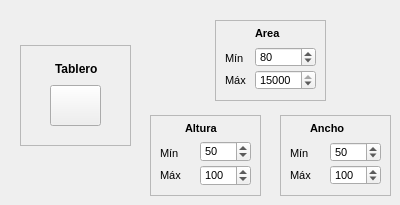
    <widget class="QWidget" name="tab_6">
     <attribute name="title">
      <string>Entrenamiento Tablero</string>
     </attribute>
     <widget class="QFrame" name="frame_16">
      <property name="geometry">
       <rect>
        <x>20</x>
        <y>45</y>
        <width>111</width>
        <height>101</height>
       </rect>
      </property>
      <property name="frameShape">
       <enum>QFrame::StyledPanel</enum>
      </property>
      <property name="frameShadow">
       <enum>QFrame::Plain</enum>
      </property>
      <widget class="QLabel" name="label_40">
       <property name="geometry">
        <rect>
         <x>35</x>
         <y>15</y>
         <width>51</width>
         <height>17</height>
        </rect>
       </property>
       <property name="font">
        <font>
         <weight>75</weight>
         <bold>true</bold>
        </font>
       </property>
       <property name="text">
        <string>Tablero</string>
       </property>
      </widget>
      <widget class="QPushButton" name="trainCorner">
       <property name="geometry">
        <rect>
         <x>30</x>
         <y>40</y>
         <width>51</width>
         <height>41</height>
        </rect>
       </property>
       <property name="text">
        <string/>
       </property>
       <property name="icon">
        <iconset>
         <normaloff>corner.svg</normaloff>corner.svg</iconset>
       </property>
       <property name="iconSize">
        <size>
         <width>20</width>
         <height>20</height>
        </size>
       </property>
      </widget>
     </widget>
     <widget class="QFrame" name="frame_25">
      <property name="geometry">
       <rect>
        <x>150</x>
        <y>115</y>
        <width>111</width>
        <height>81</height>
       </rect>
      </property>
      <property name="frameShape">
       <enum>QFrame::StyledPanel</enum>
      </property>
      <property name="frameShadow">
       <enum>QFrame::Plain</enum>
      </property>
      <widget class="QLabel" name="label_58">
       <property name="geometry">
        <rect>
         <x>10</x>
         <y>30</y>
         <width>31</width>
         <height>17</height>
        </rect>
       </property>
       <property name="font">
        <font>
         <pointsize>8</pointsize>
        </font>
       </property>
       <property name="text">
        <string>Mín</string>
       </property>
      </widget>
      <widget class="QLabel" name="label_59">
       <property name="geometry">
        <rect>
         <x>10</x>
         <y>50</y>
         <width>31</width>
         <height>20</height>
        </rect>
       </property>
       <property name="font">
        <font>
         <pointsize>8</pointsize>
        </font>
       </property>
       <property name="text">
        <string>Máx</string>
       </property>
      </widget>
      <widget class="QLabel" name="label_60">
       <property name="geometry">
        <rect>
         <x>35</x>
         <y>5</y>
         <width>51</width>
         <height>17</height>
        </rect>
       </property>
       <property name="font">
        <font>
         <pointsize>8</pointsize>
         <weight>75</weight>
         <bold>true</bold>
        </font>
       </property>
       <property name="text">
        <string>Altura</string>
       </property>
      </widget>
      <widget class="QSpinBox" name="hMinTab">
       <property name="geometry">
        <rect>
         <x>50</x>
         <y>26</y>
         <width>51</width>
         <height>21</height>
        </rect>
       </property>
       <property name="font">
        <font>
         <pointsize>8</pointsize>
        </font>
       </property>
       <property name="maximum">
        <number>1000</number>
       </property>
       <property name="value">
        <number>50</number>
       </property>
      </widget>
      <widget class="QSpinBox" name="hMaxTab">
       <property name="geometry">
        <rect>
         <x>50</x>
         <y>50</y>
         <width>51</width>
         <height>21</height>
        </rect>
       </property>
       <property name="font">
        <font>
         <pointsize>8</pointsize>
        </font>
       </property>
       <property name="maximum">
        <number>1000</number>
       </property>
       <property name="value">
        <number>100</number>
       </property>
      </widget>
     </widget>
     <widget class="QFrame" name="frame_26">
      <property name="geometry">
       <rect>
        <x>280</x>
        <y>115</y>
        <width>111</width>
        <height>81</height>
       </rect>
      </property>
      <property name="frameShape">
       <enum>QFrame::StyledPanel</enum>
      </property>
      <property name="frameShadow">
       <enum>QFrame::Plain</enum>
      </property>
      <widget class="QLabel" name="label_61">
       <property name="geometry">
        <rect>
         <x>10</x>
         <y>30</y>
         <width>31</width>
         <height>17</height>
        </rect>
       </property>
       <property name="font">
        <font>
         <pointsize>8</pointsize>
        </font>
       </property>
       <property name="text">
        <string>Mín</string>
       </property>
      </widget>
      <widget class="QLabel" name="label_62">
       <property name="geometry">
        <rect>
         <x>10</x>
         <y>50</y>
         <width>31</width>
         <height>20</height>
        </rect>
       </property>
       <property name="font">
        <font>
         <pointsize>8</pointsize>
        </font>
       </property>
       <property name="text">
        <string>Máx</string>
       </property>
      </widget>
      <widget class="QLabel" name="label_63">
       <property name="geometry">
        <rect>
         <x>30</x>
         <y>5</y>
         <width>41</width>
         <height>17</height>
        </rect>
       </property>
       <property name="font">
        <font>
         <pointsize>8</pointsize>
         <weight>75</weight>
         <bold>true</bold>
        </font>
       </property>
       <property name="text">
        <string>Ancho</string>
       </property>
      </widget>
      <widget class="QSpinBox" name="wMinTab">
       <property name="geometry">
        <rect>
         <x>50</x>
         <y>27</y>
         <width>51</width>
         <height>20</height>
        </rect>
       </property>
       <property name="font">
        <font>
         <pointsize>8</pointsize>
        </font>
       </property>
       <property name="maximum">
        <number>1000</number>
       </property>
       <property name="value">
        <number>50</number>
       </property>
      </widget>
      <widget class="QSpinBox" name="wMaxTab">
       <property name="geometry">
        <rect>
         <x>50</x>
         <y>50</y>
         <width>51</width>
         <height>20</height>
        </rect>
       </property>
       <property name="font">
        <font>
         <pointsize>8</pointsize>
        </font>
       </property>
       <property name="maximum">
        <number>1000</number>
       </property>
       <property name="value">
        <number>100</number>
       </property>
      </widget>
     </widget>
     <widget class="QFrame" name="frame_27">
      <property name="geometry">
       <rect>
        <x>215</x>
        <y>20</y>
        <width>111</width>
        <height>81</height>
       </rect>
      </property>
      <property name="frameShape">
       <enum>QFrame::StyledPanel</enum>
      </property>
      <property name="frameShadow">
       <enum>QFrame::Plain</enum>
      </property>
      <widget class="QLabel" name="label_64">
       <property name="geometry">
        <rect>
         <x>10</x>
         <y>30</y>
         <width>31</width>
         <height>17</height>
        </rect>
       </property>
       <property name="font">
        <font>
         <pointsize>8</pointsize>
        </font>
       </property>
       <property name="text">
        <string>Mín</string>
       </property>
      </widget>
      <widget class="QLabel" name="label_65">
       <property name="geometry">
        <rect>
         <x>10</x>
         <y>50</y>
         <width>31</width>
         <height>20</height>
        </rect>
       </property>
       <property name="font">
        <font>
         <pointsize>8</pointsize>
        </font>
       </property>
       <property name="text">
        <string>Máx</string>
       </property>
      </widget>
      <widget class="QLabel" name="label_66">
       <property name="geometry">
        <rect>
         <x>40</x>
         <y>5</y>
         <width>41</width>
         <height>17</height>
        </rect>
       </property>
       <property name="font">
        <font>
         <pointsize>8</pointsize>
         <weight>75</weight>
         <bold>true</bold>
        </font>
       </property>
       <property name="text">
        <string>Area</string>
       </property>
      </widget>
      <widget class="QSpinBox" name="areaMinTab">
       <property name="geometry">
        <rect>
         <x>40</x>
         <y>27</y>
         <width>61</width>
         <height>20</height>
        </rect>
       </property>
       <property name="font">
        <font>
         <pointsize>8</pointsize>
        </font>
       </property>
       <property name="maximum">
        <number>15000</number>
       </property>
       <property name="value">
        <number>80</number>
       </property>
      </widget>
      <widget class="QSpinBox" name="areaMaxTab">
       <property name="geometry">
        <rect>
         <x>40</x>
         <y>50</y>
         <width>61</width>
         <height>20</height>
        </rect>
       </property>
       <property name="font">
        <font>
         <pointsize>8</pointsize>
        </font>
       </property>
       <property name="maximum">
        <number>15000</number>
       </property>
       <property name="value">
        <number>15000</number>
       </property>
      </widget>
     </widget>
    </widget>
